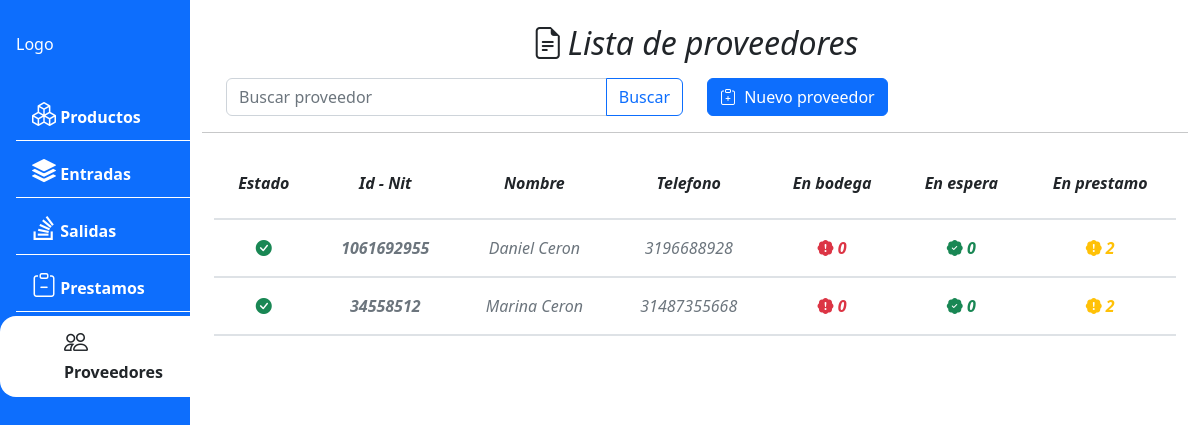
Screenshot of /supplier/list/ with the database file from the repository.
### apps/supplier/models.py (models this page shows, shortened)
class Supplier(BaseModel):
    identifier = models.CharField(max_length=50, blank=False, null=False, unique=True)
    name = models.CharField(max_length=50, blank=False,null=False)
    phone = models.CharField(max_length=20, blank=True, null=True)
    class Meta:
        ordering = ['name']
        verbose_name = "Proveedor"
        verbose_name_plural = "Proveedores"
    @property
    def stock_wait(self, *args, **kwargs):
        from apps.product.models import ProductDetail
        from django.db.models import Sum
        print(kwargs)
        quantity = ProductDetail.objects.filter(
            supplier=self, state=True).aggregate(Sum('stock_wait'))
        if quantity['stock_wait__sum'] == None:
            quantity['stock_wait__sum'] = 0
        return quantity
    @property
    def stock_cellar(self):
        from apps.product.models import ProductDetail
        from django.db.models import Sum
        quantity = ProductDetail.objects.filter(
            supplier=self, state=True).aggregate(Sum('stock_cellar'))
        if quantity['stock_cellar__sum'] == None:
            quantity['stock_cellar__sum'] = 0
        return quantity
    @property
    def stock_loan(self):
        from apps.product.models import ProductDetail
        from django.db.models import Sum
        quantity = ProductDetail.objects.filter(
            supplier=self, state=True).aggregate(Sum('stock_loan'))
        if quantity['stock_loan__sum'] == None:
            quantity['stock_loan__sum'] = 0
        return quantity

### apps/supplier/views.py (the view)
# urls.py: path('supplier/list/',SupplierListView.as_view(), name = 'supplier_list'),
class SupplierListView(ListView):
	model = Supplier
	template_name = 'supplier/supplier_list.html'

### apps/supplier/templates/supplier/supplier_list.html (shortened to what this page needs)
{% extends 'core/base.html' %}
{% load static %}
{% block content %}
<div class="row px-4 ">
    <h2 class="d-flex justify-content-center pb-2"><i class="bi bi-file-earmark-text  pe-1"></i> Lista de proveedores </h2>
    <div class="input-group col">
        <input type="text" class="form-control" id="input_search" placeholder="Buscar proveedor"
            aria-describedby="btn_search">
        <button class="btn btn-outline-primary" type="button" id="btn_search">Buscar</button>
    </div>
    <div class="d-grid gap-2 col d-md-flex">
        <button type="button" class="btn btn-primary" data-bs-toggle="modal" data-bs-target="#supplier-form-modal">
            <i class="bi bi-clipboard-plus pe-1"></i> Nuevo proveedor
        </button>
    </div>
</div>
<hr>
<div class="row px-4">
    <table class="table my-table table-hover text-center">
        <thead class="fw-semibold ">
            <tr>
                <th scope="col"> Estado </th>
                <th scope="col">Id - Nit</th>
                <th scope="col">Nombre</th>
                <th scope="col">Telefono</th>
                <th scope="col">En bodega</th>
                <th scope="col">En espera</th>
                <th scope="col">En prestamo</th>
            </tr>
        </thead>
        <tbody  id="supplier-table-list" >
            {%for supplier in object_list%}
            <tr id='tr-{{supplier.id}}' class="text-muted" onclick="supplier_detail({{supplier.id}})">
                {% if supplier.state %}
                    <th id="td-state-{{supplier.id}}"><i class="bi bi-check-circle-fill text-success"></i></th>
                {%else %}
                    <th id="td-state-{{supplier.id}}"><i class="bi bi-x-circle-fill text-danger"></i></th>
                {%endif%}
                <th >{{supplier.identifier}}</th>
                <td id="td-name-{{supplier.id}}">{{supplier.name}}</td>
                <td id="td-phone-{{supplier.id}}">
                    {%if supplier.phone == None %}
                        No registrado
                    {% else %}
                        {{supplier.phone}}
                    {% endif %}
                </td>
                {% if supplier.stock_cellar.stock_cellar__sum > 10 %}
                    <td class="text-success fw-semibold"><i class="bi bi-patch-check-fill"></i> {{supplier.stock_cellar.stock_cellar__sum}}</td>
                {% elif supplier.stock_cellar.stock_cellar__sum > 0 %}
                    <td class="text-warning fw-semibold"><i class="bi bi-patch-exclamation-fill"></i> {{supplier.stock_cellar.stock_cellar__sum}}</td>
                {% else %}
                    <td class="text-danger fw-semibold"><i class="bi bi-patch-exclamation-fill"></i> {{supplier.stock_cellar.stock_cellar__sum}}</td>
                {% endif %}
                {% if supplier.stock_wait.stock_wait__sum > 0 %}
                    <td class="text-warning fw-semibold"><i class="bi bi-patch-exclamation-fill"></i> {{supplier.stock_wait.stock_wait__sum}}</td>
                {% else %}
                    <td class="text-success fw-semibold"><i class="bi bi-patch-check-fill"></i> {{supplier.stock_wait.stock_wait__sum}}</td>
                {% endif %}
                {% if supplier.stock_loan.stock_loan__sum > 0 %}
                    <td class="text-warning fw-semibold"><i class="bi bi-patch-exclamation-fill"></i> {{supplier.stock_loan.stock_loan__sum}}</td>
                {% else %}
                    <td class="text-success fw-semibold"><i class="bi bi-patch-check-fill"></i> {{supplier.stock_loan.stock_loan__sum}}</td>
                {% endif %}
            </tr>
            {%endfor%}
        </tbody>
    </table>
</div>
{% endblock%}

### static/css/style.css (style rules this page uses)
.my-table thead tr { line-height:2.3rem; }
.table>:not(caption)>*>* { border-bottom-width: 2px; padding: 1rem 1rem; }

### rows the page displays
Supplier: identifier "1061692955", name "Daniel Ceron", phone "3196688928", stock_cellar.stock_cellar__sum "0", stock_wait.stock_wait__sum "0", stock_loan.stock_loan__sum "2"
Supplier: identifier "34558512", name "Marina Ceron", phone "31487355668", stock_cellar.stock_cellar__sum "0", stock_wait.stock_wait__sum "0", stock_loan.stock_loan__sum "2"
